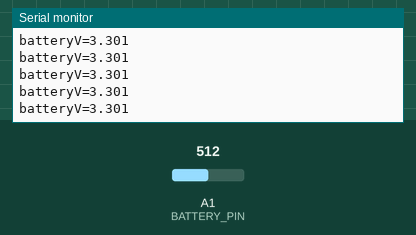
The sketch below on a simulated Arduino Zero (SAMD21). On the bench: the last lines printed to the serial monitor. Inputs (shaded band) come from the test bench; at power-on: A1 (BATTERY_PIN) = 512 (analog values on the 0–1023 scale).

Above: at 1.2 s.
1.3 s: A1 (BATTERY_PIN) set to 716
At 1.31 s:
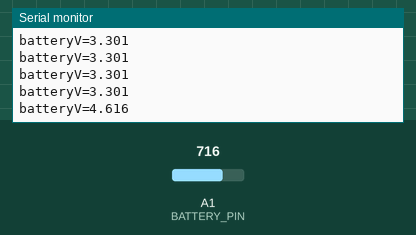
2.8 s: A1 (BATTERY_PIN) set to 900
At 2.81 s:
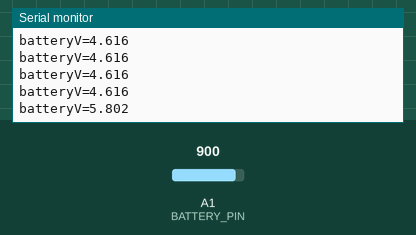
Timing chart, 0 to 5.8 s (numbered marks = the images above; inputs shaded):
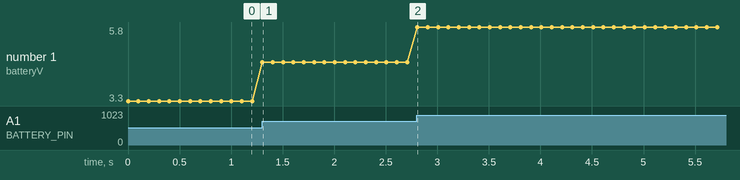

Measured:
- after the input at 1.3 s, the serial monitor: prints a new line at once (image 1)
- after the input at 2.8 s, the serial monitor: prints a new line at once (image 2)
- plotted number 1: 3.3 → 4.62 after the input at 1.3 s, 4.62 → 5.8 after the input at 2.8 s

The sketch:

Battery_Monitor.ino
```cpp
const int BATTERY_PIN = A1;
const float ADC_REF_V = 3.3;
const float ADC_MAX = 4095.0;
const float R_TOP = 10000.0;
const float R_BOTTOM = 10000.0;

void setup() {
  Serial.begin(115200);
  analogReadResolution(12);
}

void loop() {
  int raw = analogRead(BATTERY_PIN);
  float adcV = raw / ADC_MAX * ADC_REF_V;
  float batteryV = adcV * (R_TOP + R_BOTTOM) / R_BOTTOM;

  Serial.print("batteryV=");
  Serial.println(batteryV, 3);
  delay(100);
}
```
